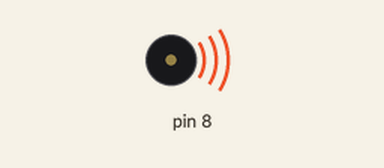
This sketch was run on a simulated Arduino Uno, built with avr-gcc and run on an emulated ATmega328P. On the bench: buzzer (waves = sounding).

Above: at 0.1 s.
At 3.1 s:
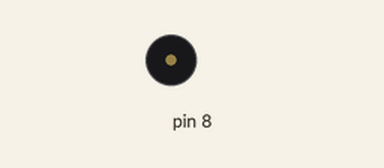
Timing chart, 0 to 4.6 s (numbered marks = the images above):
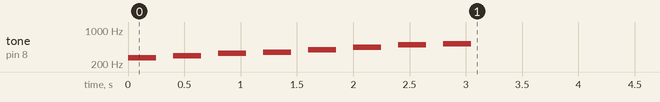

The sketch:

PiezoSpeaker.ino
```cpp
//  진동수 헤르츠 : 도레미파솔라시도
int melody[]= {266, 294, 330, 349, 392, 440, 494, 523};

void setup() {
  for(int i = 0; i < 8; i++){
    tone(8, melody[i], 250); //  피에조 스피커로 소리를 내는 함수(pinNum, hertz, 재생시간)

    //  tone함수로 250미리초만큼 소리낸 후 > 소리를 다 낼때까지 아두이노가 기다리는시간
    // 재생시간 보다 짧으면 안됨(250보다 커야함)
    delay(400);

    //  소리 중단 함수(pinNum), 생략해도 됨
    noTone(8);
  }
}

void loop() {}
```
